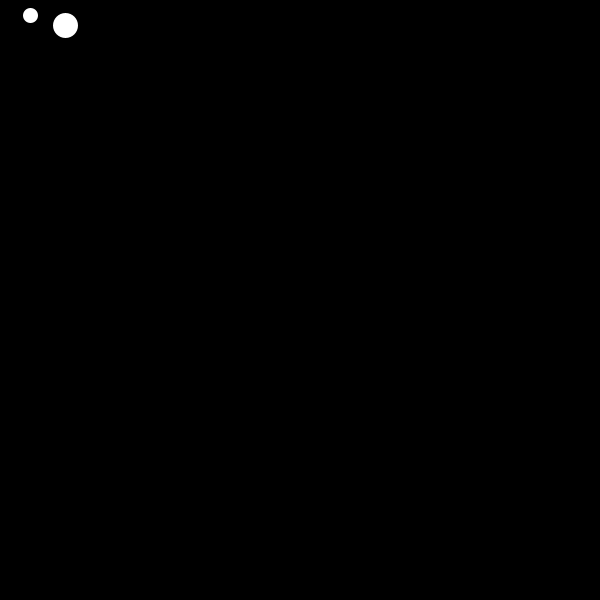
Frame 1 (no input)
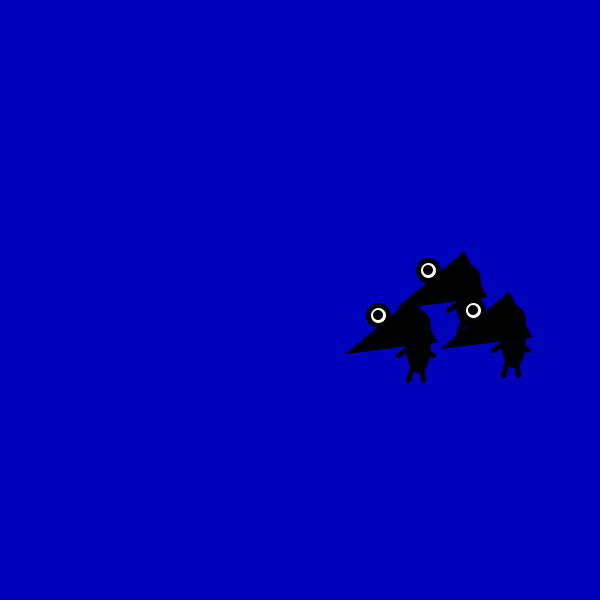
Frame 60 (the mouse pressed at the canvas centre just before this capture)
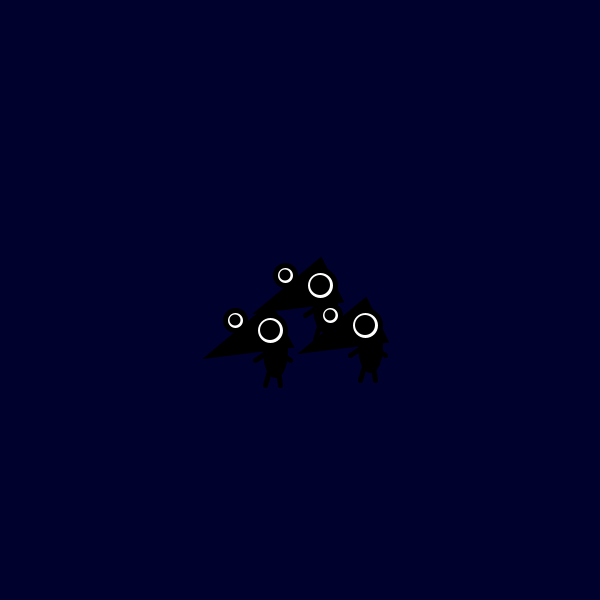
Frame 120 (the mouse held since frame 60 and released just before this capture)

The Processing sketch that drew these frames (run headless with seeded random() and noise(); from frame 60 on, the mouse is pressed at the canvas centre):

// Processing sketch: processing_125062
// ── processing_125062.pde

int x, y;
int vx;
int vy;

void setup() {
  size(600, 600);
  //noCursor();
  x=0;
  y=0;
  vx=5;
  vy=5;
}  

void chara(int a,int b) {
  
  pushMatrix();
  
  translate(a,b);
  
  fill(0);
  ellipse(75, 55, 20, 50);
  triangle(70, 10, 90, 50, 10, 60);
  fill(255, 255, 255);
  strokeWeight(5);
  ellipse(70, 35, 30, 30);
  ellipse(35, 25, 20, 20);
  fill(0);
  noStroke();
  ellipse(70, 35, x/15, x/15);
  ellipse(35, 25, y/-27, y/-27);
  stroke(0);
  strokeWeight(5);
  line(75, 55, 65, 90);
  line(75, 55, 80, 90);
  line(70, 55, 55, 65);
  line(75, 55, 90, 65);
  popMatrix();
  
}

void draw() {

  background(x,y);

  chara(x-50, y-50);
  chara(x-100, y-5);
  chara(x-5, y-10);



  x=x+vx;
  if (x>width-100) {
    vx=-3;
  }

  if (x<100) {
    vx=15;
  }

  y=y+vy;
  if (y>height-100) {
    vy=-15;
  }

  if (y<50) {
    vy=5;
  }




  if (mousePressed) {
    if ((mouseX>x-50)&&(mouseX<x+50)&&(mouseY>y-50)&&(mouseY<y+50)) {
      x=mouseX;
      y=mouseY;
    }
  }
}
